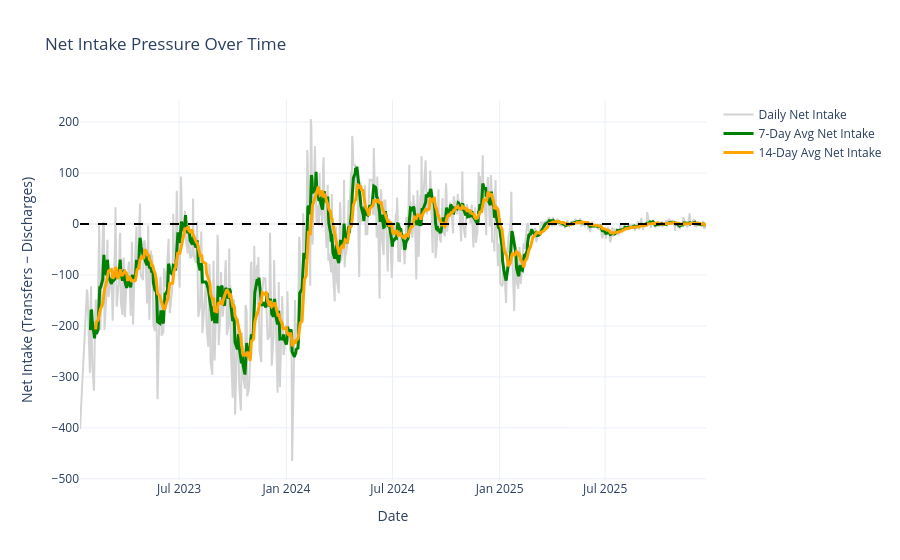

Source (notebook cell):
### Markdown cell above
# Net Intake Pressure Trend

### Code cell
fig = go.Figure()

fig.add_trace(
    go.Scatter(
        x=df["date"],
        y=df["net_daily_intake"],
        mode="lines",
        name="Daily Net Intake",
        line=dict(color="lightgray"),
    )
)

fig.add_trace(
    go.Scatter(
        x=df["date"],
        y=df["net_intake_7d_avg"],
        mode="lines",
        name="7-Day Avg Net Intake",
        line=dict(color="green", width=3),
    )
)

fig.add_trace(
    go.Scatter(
        x=df["date"],
        y=df["net_intake_14d_avg"],
        mode="lines",
        name="14-Day Avg Net Intake",
        line=dict(color="orange", width=3),
    )
)

fig.add_hline(y=0, line_dash="dash", line_color="black")

fig.update_layout(
    title="Net Intake Pressure Over Time",
    xaxis_title="Date",
    yaxis_title="Net Intake (Transfers − Discharges)",
    template="plotly_white",
)

fig.show()

### Figure 1 — Plotly figure (JSON) as saved in the notebook; plotly's stock layout.template omitted (floating-point values rounded to 4 significant figures; data arrays with more than 128 entries replaced by an {"elided": "..."} marker saying what was removed)
{"data": [{"line": {"color": "lightgray"}, "mode": "lines", "name": "Daily Net Intake", "type": "scatter", "x": {"elided": "720 str values"}, "y": {"elided": "720 float values"}}, {"line": {"color": "green", "width": 3}, "mode": "lines", "name": "7-Day Avg Net Intake", "type": "scatter", "x": {"elided": "720 str values"}, "y": {"elided": "720 float values"}}, {"line": {"color": "orange", "width": 3}, "mode": "lines", "name": "14-Day Avg Net Intake", "type": "scatter", "x": {"elided": "720 str values"}, "y": {"elided": "720 float values"}}], "layout": {"shapes": [{"line": {"color": "black", "dash": "dash"}, "type": "line", "x0": 0, "x1": 1, "xref": "x domain", "y0": 0, "y1": 0, "yref": "y"}], "title": {"text": "Net Intake Pressure Over Time"}, "xaxis": {"title": {"text": "Date"}}, "yaxis": {"title": {"text": "Net Intake (Transfers − Discharges)"}}}}
